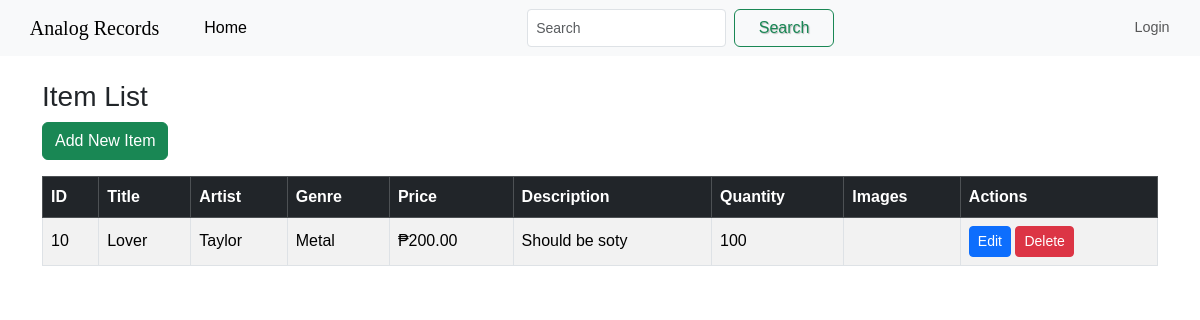
The page /item/index.php on the database its author committed.
### tables this page shows
CREATE TABLE `item` (
  `item_id` int(11) NOT NULL,
  `title` varchar(100) NOT NULL,
  `artist` varchar(100) DEFAULT NULL,
  `genre` varchar(50) DEFAULT NULL,
  `price` decimal(10,2) NOT NULL,
  `description` varchar(100) DEFAULT NULL,
  `quantity` int(11) NOT NULL
);

### item/index.php (the view, shortened to what this page needs)
<?php
include("../includes/config.php");
include("../includes/header.php");
?>
<body>
<div class="container mt-4">
    <h3>Item List</h3>
    <a href="store.php" class="btn btn-success mb-3">Add New Item</a>
    <?php
    $sql_items = "SELECT * FROM item ORDER BY item_id DESC";
    $result_items = mysqli_query($conn, $sql_items);
    if (mysqli_num_rows($result_items) > 0) {
        echo "<table class='table table-bordered table-striped align-middle'>";
        echo "<thead class='table-dark'>
                <tr>
                    <th>ID</th>
                    <th>Title</th>
                    <th>Artist</th>
                    <th>Genre</th>
                    <th>Price</th>
                    <th>Description</th>
                    <th>Quantity</th>
                    <th>Images</th>
                    <th>Actions</th>
                </tr>
              </thead><tbody>";
        while ($row = mysqli_fetch_assoc($result_items)) {
            echo "<tr>";
            echo "<td>" . htmlspecialchars($row['item_id']) . "</td>";
            echo "<td>" . htmlspecialchars($row['title']) . "</td>";
            echo "<td>" . htmlspecialchars($row['artist']) . "</td>";
            echo "<td>" . htmlspecialchars($row['genre']) . "</td>";
            echo "<td>₱" . number_format($row['price'], 2) . "</td>";
            echo "<td>" . htmlspecialchars($row['description']) . "</td>";
            echo "<td>" . htmlspecialchars($row['quantity']) . "</td>";
            echo "<td>";
            echo "</td>";
            echo "<td>
                    <a href='update.php?id=" . $row['item_id'] . "' class='btn btn-sm btn-primary'>Edit</a>
                    <a href='delete.php?id=" . $row['item_id'] . "' class='btn btn-sm btn-danger'
                       onclick='return confirm(\"Are you sure you want to delete this item?\")'>Delete</a>
                  </td>";
            echo "</tr>";
        }
        echo "</tbody></table>";
    } else {
        echo "<div class='alert alert-info'>No items found.</div>";
    }
    ?>
</div>
</body>
</html>

### includes/header.php (shortened to what this page needs)
<!DOCTYPE html>
<html lang="en">
<head>
  <link href="https://cdn.jsdelivr.net/npm/bootstrap@5.3.2/dist/css/bootstrap.min.css" rel="stylesheet">
  <link rel="stylesheet" href="https://cdnjs.cloudflare.com/ajax/libs/font-awesome/6.4.2/css/all.min.css" />
  <link href="http://localhost/AnalogRecords/includes/style/style.css" rel="stylesheet" type="text/css">
</head>
<body>
  <nav class="navbar navbar-expand-lg bg-body-tertiary">
    <div class="container-fluid">
      <a class="navbar-brand" href="http://localhost/AnalogRecords/index.php">Analog Records</a>
      <div class="collapse navbar-collapse" id="navbarSupportedContent">
        <ul class="navbar-nav me-auto mb-2 mb-lg-0">
          <li class="nav-item">
            <a class="nav-link active" aria-current="page" href="http://localhost/AnalogRecords/index.php">Home</a>
          </li>
        </ul>
        <form action="http://localhost/AnalogRecords/user/search.php" method="GET" class="d-flex">
          <input class="form-control me-2 form-control-sm" type="search" placeholder="Search" aria-label="Search" name="search">
          <button class="btn btn-outline-success" type="submit">Search</button>
        </form>
        <ul class="navbar-nav ms-auto">
          <?php if (!isset($_SESSION['account_id'])): ?>
            <li class="nav-item">
              <a class="nav-link" href="http://localhost/AnalogRecords/user/login.php">Login</a>
            </li>
          <?php endif; ?>
        </ul>
      </div>
    </div>
  </nav>
</body>
</html>

### includes/style/style.css (style rules this page uses)
body { margin: 0px; padding: 0px; font-family: "Arial", Helvetica, sans-serif; }
.navbar .navbar-brand { padding: 5px; margin-left: 0.8rem; margin-right: 1rem; font-family: "Times New Roman", serif; }
.nav-link { margin-left: 1rem; }
.navbar-nav.ms-auto .nav-item { padding-left: 0.25rem; padding-right: 0.25rem; }
.navbar-nav.ms-auto .nav-link { font-size: 0.9rem; padding-left: 0.5rem; padding-right: 0.9rem; }
button, .button { background-color: #39b3d7; min-width: 100px; border: none; padding: 10px; display: inline-block; text-align: center; cursor: pointer; text-decoration: none; color: #fff; min-height: 15px; font: 12px/15px Arial, Helvetica, sans-serif; text-shadow: 1px 1px 1px rgba(0, 0, 0, 0.26); border-radius: 3px; }

### rows shown on the page
item: item_id "10", title "Lover", artist "Taylor", genre "Metal", price "200.00", description "Should be soty", quantity "100"
